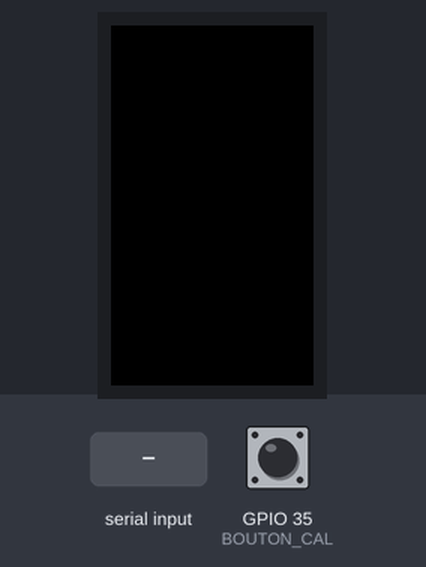
A sketch run on a simulated ESP32. On the bench: 240×135 colour display. Inputs (shaded band) come from the test bench; at power-on: GPIO 35 (BOUTON_CAL) LOW. What the sketch prints to the serial monitor is not drawn.

Above: at 1.1 s.
1.2 s: "1" received over the second serial link
3.2 s: "0" received over the second serial link
At 4.6 s:
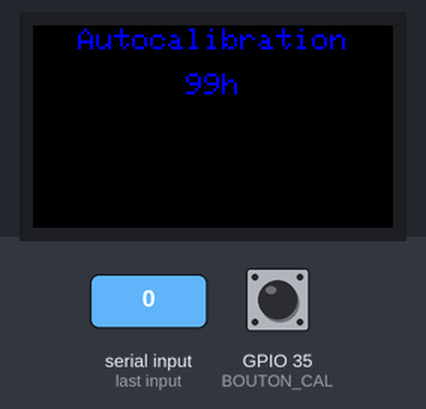
5.2 s: "2" received over the second serial link
At 8.0 s:
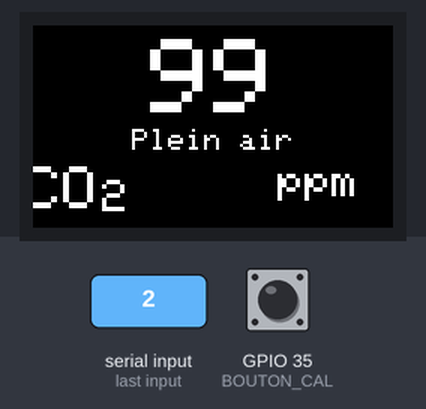
8.2 s: GPIO 35 (BOUTON_CAL) pulsed HIGH 2 times (0.12 s each, 0.3 s apart)
At 9.3 s:
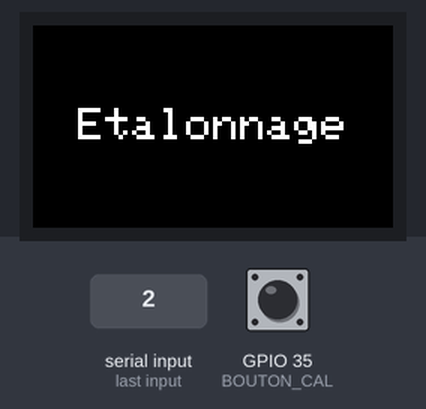
Timing chart, 0 to 11.2 s (numbered marks = the images above; inputs shaded):
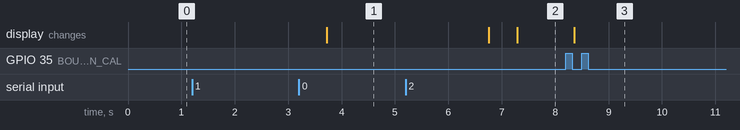

Measured:
- after the input at 1.2 s, every drawn part: stays the same
- after the input at 3.2 s, the display: changes after 0.52 s (image 1)
- after the input at 5.2 s, the display: first differs from a run without the input after 2.1 s (image 2)
- after the input at 8.2 s, the display: changes after 0.15 s (image 3)

The sketch:

ttgo_s8.ino
```cpp
/************************************************
 *
 *   Capteur de CO2 par Gregoire Rinolfi
 *   https://co2.rinolfi.ch
 *
 ***********************************************/
#include <TFT_eSPI.h>
#include <SPI.h>
#include <Wire.h>

TFT_eSPI tft = TFT_eSPI(135, 240);

/************************************************
 *
 *   Parametres utilisateur
 *
 ***********************************************/

#define TXD2 21         // serie capteur TX
#define RXD2 22         // serie capteur RX
#define BOUTON_CAL 35
#define DEBOUNCE_TIME 1000

/************************************************
 *
 *   Code de gestion du capteur CO2 via ModBus
 *   inspiré de : https://github.com/SFeli/ESP32_S8
 *
 ***********************************************/
volatile uint32_t DebounceTimer = 0;

byte CO2req[] = {0xFE, 0X04, 0X00, 0X03, 0X00, 0X01, 0XD5, 0XC5};
byte ABCreq[] = {0xFE, 0X03, 0X00, 0X1F, 0X00, 0X01, 0XA1, 0XC3};
byte disableABC[] = {0xFE, 0X06, 0X00, 0X1F, 0X00, 0X00, 0XAC, 0X03};  // écrit la période 0 dans le registre HR32 à l'adresse 0x001f
byte enableABC[] = {0xFE, 0X06, 0X00, 0X1F, 0X00, 0XB4, 0XAC, 0X74}; // écrit la période 180
byte clearHR1[] = {0xFE, 0X06, 0X00, 0X00, 0X00, 0X00, 0X9D, 0XC5}; // ecrit 0 dans le registe HR1 adresse 0x00
byte HR1req[] = {0xFE, 0X03, 0X00, 0X00, 0X00, 0X01, 0X90, 0X05}; // lit le registre HR1 (vérifier bit 5 = 1 )
byte calReq[] = {0xFE, 0X06, 0X00, 0X01, 0X7C, 0X06, 0X6C, 0XC7}; // commence la calibration background
byte Response[20];
uint16_t crc_02;
int ASCII_WERT;
int int01, int02, int03;
unsigned long ReadCRC;      // CRC Control Return Code

void send_Request (byte * Request, int Re_len)
{
  while (!Serial1.available())
  {
    Serial1.write(Request, Re_len);   // Send request to S8-Sensor
    delay(50);
  }

  Serial.print("Requete : ");
  for (int02 = 0; int02 < Re_len; int02++)    // Empfangsbytes
  {
    Serial.print(Request[int02],HEX);
    Serial.print(" ");
  }
  Serial.println();

}

void read_Response (int RS_len)
{
  int01 = 0;
  while (Serial1.available() < 7 )
  {
    int01++;
    if (int01 > 10)
    {
      while (Serial1.available())
        Serial1.read();
      break;
    }
    delay(50);
  }

  Serial.print("Reponse : ");
  for (int02 = 0; int02 < RS_len; int02++)    // Empfangsbytes
  {
    Response[int02] = Serial1.read();

    Serial.print(Response[int02],HEX);
    Serial.print(" ");
  }
  Serial.println();
}

unsigned short int ModBus_CRC(unsigned char * buf, int len)
{
  unsigned short int crc = 0xFFFF;
  for (int pos = 0; pos < len; pos++) {
    crc ^= (unsigned short int)buf[pos];   // XOR byte into least sig. byte of crc
    for (int i = 8; i != 0; i--) {         // Loop over each bit
      if ((crc & 0x0001) != 0) {           // If the LSB is set
        crc >>= 1;                         // Shift right and XOR 0xA001
        crc ^= 0xA001;
      }
      else                            // else LSB is not set
        crc >>= 1;                    // Just shift right
    }
  }  // Note, this number has low and high bytes swapped, so use it accordingly (or swap bytes)
  return crc;
}

unsigned long get_Value(int RS_len)
{

// Check the CRC //
  ReadCRC = (uint16_t)Response[RS_len-1] * 256 + (uint16_t)Response[RS_len-2];
  if (ModBus_CRC(Response, RS_len-2) == ReadCRC) {
    // Read the Value //
    unsigned long val = (uint16_t)Response[3] * 256 + (uint16_t)Response[4];
    return val * 1;       // S8 = 1. K-30 3% = 3, K-33 ICB = 10
  }
  else {
    Serial.print("CRC Error");
    return 99;
  }
}

// interruption pour lire le bouton d'étalonnage
bool demandeEtalonnage = false;
void IRAM_ATTR etalonnage() {
  if ( millis() - DEBOUNCE_TIME  >= DebounceTimer ) {
    DebounceTimer = millis();

    Serial.println("Etalonnage manuel !!");

    tft.fillScreen(TFT_BLACK);
    tft.setTextSize(3);
    tft.setTextColor(TFT_WHITE);
    tft.drawString("Etalonnage", tft.width() / 2, tft.height()/2);

    demandeEtalonnage = true;
  }
}

// nettoie l'écran et affiche les infos utiles
void prepareEcran() {
  tft.fillScreen(TFT_BLACK);
  // texte co2 à gauche
  tft.setTextSize(4);
  tft.setTextColor(TFT_WHITE);
  tft.drawString("CO",20, 110);
  tft.setTextSize(3);
  tft.drawString("2",55, 115);

  // texte PPM à droite ppm
  tft.drawString("ppm",190, 105);

  // écriture du chiffre
  tft.setTextColor(TFT_GREEN,TFT_BLACK);
  tft.setTextSize(8);
}

void setup() {
  // bouton de calibration
  pinMode(BOUTON_CAL, INPUT);

  // ports série de debug et de communication capteur
  Serial.begin(115200);
  Serial1.begin(9600, SERIAL_8N1, RXD2, TXD2);

  // initialise l'écran
  tft.init();
  delay(20);
  tft.setRotation(1);
  tft.fillScreen(TFT_BLACK);
  tft.setTextDatum(MC_DATUM); // imprime la string middle centre

  // vérifie l'état de l'ABC
  send_Request(ABCreq, 8);
  read_Response(7);
  Serial.print("Période ABC : ");
  Serial.printf("%02ld", get_Value(7));
  Serial.println();
  int abc = get_Value(7);

  // active ou désactive l'ABC au démarrage
  if(digitalRead(BOUTON_CAL) == LOW){
    if(abc == 0){
      send_Request(enableABC, 8);
    }else{
      send_Request(disableABC, 8);
    }
    read_Response(7);
    get_Value(7);
  }

  tft.setTextSize(2);
  tft.setTextColor(TFT_BLUE,TFT_BLACK);
  tft.drawString("Autocalibration", tft.width() / 2, 10);
  if( abc != 0 ){
    tft.drawString(String(abc)+"h", tft.width() / 2, 40);
  }else{
    tft.drawString("OFF", tft.width() / 2, 40);
  }

  delay(3000); // laisse un temps pour lire les infos

  // préparation de l'écran
  prepareEcran();

  //interruption de lecture du bouton
  attachInterrupt(BOUTON_CAL, etalonnage, FALLING);
}

unsigned long ancienCO2 = 0;
int seuil = 0;

void loop() {

  // effectue l'étalonnage si on a appuyé sur le bouton
  if( demandeEtalonnage ){
    demandeEtalonnage = false;
    // nettoye le registre de verification
    send_Request(clearHR1, 8);
    read_Response(8);
    delay(100);
    // demande la calibration
    send_Request(calReq, 8);
    read_Response(8);
    delay(4500); // attend selon le cycle de la lampe

    // lit le registre de verification
    send_Request(HR1req, 8);
    read_Response(7);
    int verif = get_Value(7);
    Serial.println("resultat calibration "+String(verif));
    if(verif == 32){
      tft.setTextColor(TFT_GREEN);
      tft.drawString("OK", tft.width() / 2, tft.height()/2+30);
    }else{
      tft.setTextColor(TFT_RED);
      tft.drawString("Erreur", tft.width() / 2, tft.height()/2+20);
    }
    delay(3000);
    prepareEcran();
    seuil = 0;
  }

  // lecture du capteur
  send_Request(CO2req, 8);
  read_Response(7);
  unsigned long CO2 = get_Value(7);

  String CO2s = "CO2: " + String(CO2);
  Serial.println(CO2s);

  // efface le chiffre du texte
  if(CO2 != ancienCO2){
    tft.fillRect(0,0, tft.width(), 60, TFT_BLACK);
  }

  if( CO2 < 450 ){
    tft.setTextColor(TFT_WHITE,TFT_BLACK);
    if( seuil != 1 ){
      tft.setTextSize(2);
      tft.fillRect(0,61, tft.width(), 25, TFT_BLACK);
      tft.drawString("Plein air", tft.width() / 2, tft.height() / 2 + 10);
    }
    seuil = 1;
  }else if( CO2 >= 450 && CO2 < 600){
    tft.setTextColor(TFT_GREEN,TFT_BLACK);
    if( seuil != 2 ){
      tft.setTextSize(2);
      tft.fillRect(0,61, tft.width(), 25, TFT_BLACK);
      tft.drawString("Cantine OK", tft.width() / 2, tft.height() / 2 + 10);
    }
    seuil = 2;
  }else if( CO2 >= 600 && CO2 < 800){
    tft.setTextColor(TFT_GREEN,TFT_BLACK);
    if( seuil != 3 ){
      tft.setTextSize(2);
      tft.fillRect(0,61, tft.width(), 25, TFT_BLACK);
      tft.drawString("Classe OK", tft.width() / 2, tft.height() / 2 + 10);
    }
    seuil = 3;
  }else if( CO2 >= 800 && CO2 < 1000){
    tft.setTextColor(TFT_ORANGE,TFT_BLACK);
    if( seuil != 4 ){
      tft.setTextSize(2);
      tft.fillRect(0,61, tft.width(), 25, TFT_BLACK);
      tft.drawString("Renouvelez l'air", tft.width() / 2, tft.height() / 2 + 10);
    }
    seuil = 4;
  }else if (CO2 >= 1000 && CO2 < 1500){
    tft.setTextColor(TFT_RED,TFT_BLACK);
    if( seuil != 5 ){
      tft.setTextSize(2);
      tft.fillRect(0,61, tft.width(), 25, TFT_BLACK);
      tft.drawString("Risque Coronavirus", tft.width() / 2, tft.height() / 2 + 10);
    }
    seuil = 5;
  }else{
    tft.setTextColor(TFT_RED,TFT_BLACK);
    if( seuil != 6 ){
      tft.setTextSize(2);
      tft.fillRect(0,61, tft.width(), 25, TFT_BLACK);
      tft.drawString("Quittez la salle", tft.width() / 2, tft.height() / 2 + 10);
    }
    seuil = 6;
  }

  tft.setTextSize(8);
  tft.drawString(String(CO2), tft.width() / 2, tft.height() / 2 - 30);

  ancienCO2 = CO2;
  delay(5000); // attend 5 secondes avant la prochaine mesure
}
```
